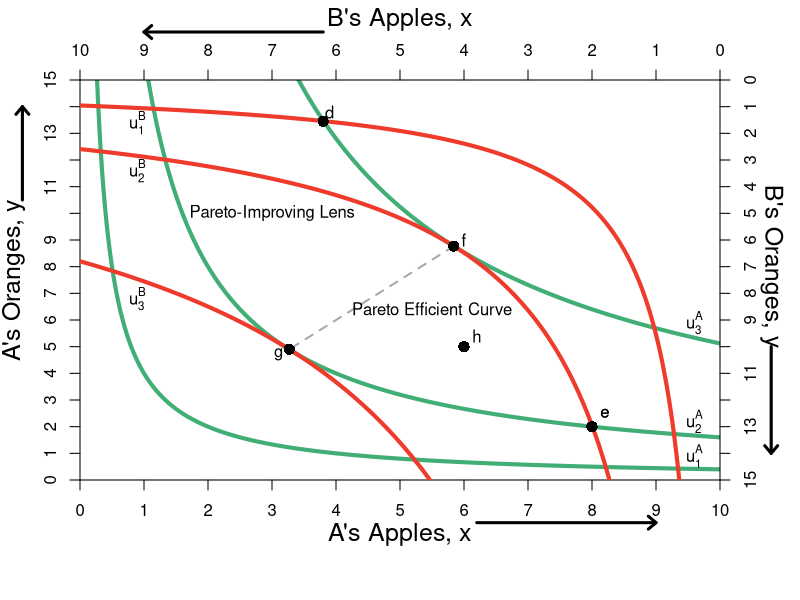

This figure's R source:
require(ggplot2)
require(shape)
pdf(file = "property_fig3.pdf", width = 9, height = 7)

#Set parameters for graphics
axislabelsize <- 1.5

indiffcurveA1 <- function(x, U = 4, A = 1, a = 0.5) {
   ((((U-2)/A)*(1/x)^a)^(1/(1-a)))
}

indiffcurveA2 <- function(x, U = 4, A = 1, a = 0.5) {
  (((U/A)*(1/x)^a)^(1/(1-a)))
}

indiffcurveA3 <- function(x, U = 7.156591, A = 1, a = 0.5) {
  ((((U)/A)*(1/x)^a)^(1/(1-a)))
}

#These functions are for testing a couple of things while troubleshooting the polygon
invParetoEfficient1 <- function(x) {
  14 - (3/2)*x
}

invParetoEfficient2 <- function(x) {
  16 - (3/2)*x
}

#Aisha happens to have found 8 apples and 2 oranges, 
#and Betty happens to have found 2 apples and 13 oranges. 
#Aisha's utility (8^0.5)*(2^0.5) = 4
#Betty's utility (2^0.5)*(13^0.5) = 5.09


COL <- c("#7fc97f", "#beaed4", "#fdc086", "#ffff99")
COLA <- c("#99d8c9","#66c2a4","#41ae76", "#238b45", "#005824")
par(mar =  c(6, 4, 4, 4))
xlims <- c(0, 10)
ylims <- c(0, 15)
xlims2 <- c(10, 0)
ylims2 <- c(15, 0)

plot(0, 0, xlim = xlims, ylim = ylims, type = "n",
     xlab = expression(paste("A's Apples, ", x)),
     ylab = expression(paste("A's Oranges, ", y)), 
     line = 2.5,
     xaxt = "n", 
     yaxt = "n", 
     cex.lab = axislabelsize, 
     bty = "n",
     xaxs="i", 
     yaxs="i")


npts <- 500 
npts2 <- 501
#Specify the sequences of points for graphing. 
xx1 <- seq(xlims[1], xlims[2], length.out = npts)
#xx2 <- seq(xlims[1], xlims[2], length.out = npts)
#xx3 <- seq(xlims[1], xlims[2], length.out = npts2)
#xx4 <- seq(xlims[1], 10, length.out = npts2)

yy1 <- indiffcurveA2(xx1, U = 4, A = 1, a = 0.5)
yy2 <- invParetoEfficient1(xx1)

#Draw the lines for the graphs
lines(xx1, indiffcurveA1(xx1), col = COLA[3], lwd = 4)
lines(xx1, indiffcurveA2(xx1), col = COLA[3], lwd = 4)
lines(xx1, indiffcurveA3(xx1), col = COLA[3], lwd = 4)
#lines(xx1, invParetoEfficient1(xx1), col = COL[2], lwd = 4)
#lines(xx2, solowCondition(xx2, delta = 5), col = COL[3], lwd = 4)
#lines(xx2, solowInfeas(xx2, delta = 5), col = COL[1], lwd = 4, lty = 2)

#Customize ticks and labels for the plot
ticksy <- seq(from = 0, to = 15, by = 1)
ylabels <- seq(from = 0, to = 15, by = 1)
ticksx <- seq(from = 0, to = 10, by = 1)
xlabels <- seq(from = 0, to = 10, by = 1)
axis(1, at = ticksx, pos = 0, labels = xlabels)
axis(2, at = ticksy, pos = 0, labels = ylabels, las = 0)

#Add arrows:
arrows(-0.9, 10.5, -0.9, 14, xpd = TRUE, length=0.1,angle=40,lwd=3)
arrows(6.2, -1.6, 9, -1.6, xpd = TRUE, length=0.1,angle=40,lwd=3)

#Annotation of the three graphs and the NE
text(9.6, 0.9, expression(u[1]^A))
text(9.6, 2.2, expression(u[2]^A))
text(9.6, 5.9, expression(u[3]^A))

#Perhaps useful point to label the unused intersection of the participation constraints
#points(1.34, 12, pch = 16, col = "black", cex = 1.5)

#Line to label B's endowment
#segments(0, 13, 2, 13, lty = 2, col = "darkgray", lwd = 2)
#segments(2, 0, 2, 13, lty = 2, col = "darkgray", lwd = 2)


#Set up second axes and labels

par(new = TRUE)

#Use the same x and ylims as previously, but with locations switched
xlims2 <- c(10, 0)
ylims2 <- c(15, 0)

#Leave the ylab and xlab blank to ensure no axes titles
plot(0, 0, xlim = xlims2, ylim = ylims2, type = "n",
     xlab = expression(paste("")),
     ylab = expression(paste("")),
     xaxt = "n", 
     yaxt = "n", 
     cex.lab = 1.3, 
     bty = "n",
     xaxs="i", 
     yaxs="i")

#Set up axes at sides 3 and 4 (top and right)
axis(side = 3, at = ticksx, pos = 0, labels = xlabels)
axis(side = 4, at = ticksy, pos = 0, labels = ylabels, las = 0)
mtext("B's Apples, x", side=3, line = 2.5, cex = axislabelsize)
text(-0.8, 7, expression(paste("B's Oranges, y")), xpd = TRUE, cex = axislabelsize, srt = 270) 

#Add arrows:
arrows(-0.8, 10, -0.8, 14, xpd = TRUE, length=0.1,angle=40,lwd=3)
arrows(6.2, -1.8, 9, -1.8, xpd = TRUE, length=0.1,angle=40,lwd=3)


#Functions for B's indifference curves
indiffcurveB1 <- function(x, U = 5.09, A = 1, a = 0.5) {
  ((((U-2)/A)*(1/x)^a)^(1/(1-a)))
}

indiffcurveB2 <- function(x, U = 5.09, A = 1, a = 0.5) {
  (((U/A)*(1/x)^a)^(1/(1-a)))
}

indiffcurveB3 <- function(x, U = 8.244574, A = 1, a = 0.5) {
  ((((U)/A)*(1/x)^a)^(1/(1-a)))
}

COLB <- c("#fc9272", "#fb6a4a", "#ef3b2c","#cb181d", "#99000d")

lines(xx1, indiffcurveB1(xx1), col = COLB[3], lwd = 4)
lines(xx1, indiffcurveB2(xx1), col = COLB[3], lwd = 4)
lines(xx1, indiffcurveB3(xx1), col = COLB[3], lwd = 4)
#lines(xx1, invParetoEfficient2(xx1), col = COLB[3], lwd = 4)

#Label B's indifference curves
text(9.1, 1.6, expression(u[1]^B))
text(9.1, 3.4, expression(u[2]^B))
text(9.1, 8.2, expression(u[3]^B))

#Add a point for the initial endowment
points(2, 13, pch = 16, col = "black", cex = 1.5)
text(1.8, 12.5, expression(e))

#Add point for comparison to participation constraint
points(6.2, 1.55, pch = 16, col = "black", cex = 1.5)
text(6.1, 1.2, expression(d))

#Pareto efficiency curve
segments(4.16, 6.23, 6.73, 10.1, lty = 2, col = "darkgray", lwd = 2)
text(4.5, 8.6, expression("Pareto Efficient Curve"))

#Calculate TIOLI power allocation for B
#mrs(x,y) => pareto efficient curve is (3/2)x = y
#A's initital utility is 4 = u(8,2) = (8^0.5)*(2^0.5)
#Therefore substitute in the contract curve u_e^A = 4 = (x^A)^(0.5)(3/2*x^A)^0.5
# => x^A = 4/((3/2)^0.5) = 3.27 => x^B = 6.73
# => y^A = 3/2(x^A) = 4.9 => y^B = 10.1

#Add point g for B's TIOLI power
points(6.73, 10.1, pch = 16, col = "black", cex = 1.5)
text(6.9, 10.3, expression(g))

#Calculate TIOLI power allocation for A
#mrs(x,y) => pareto efficient curve is (3/2)x = y
#A's initital utility is 4 = u(8,2) = (8^0.5)*(2^0.5)
#Therefore substitute in the contract curve u_e^A = 4 = (x^A)^(0.5)(3/2*x^A)^0.5
# => x^B = 5.09/((3/2)^0.5) = 4.16 => x^A = 5.84
# => y^B = 3/2(x^B) = 6.23 => y^A = 8.77 
#=> u^A = (5.84^0.5)*(8.77^0.5) = 7.156591
#Add point f for A's TIOLI power
points(4.16, 6.23, pch = 16, col = "black", cex = 1.5)
text(4, 6, expression(f))

#Annotating B's endowment
text(1.8, 12.5, expression(e))

#Annotating a point that is a Pareto improvement over e.
points(4, 10, pch = 16, col = "black", cex = 1.5)
text(3.8, 9.6, expression(h))

#Polygon and Label for the Pareto-Improving Lens --- haven't figured this out yet
yy1 <- indiffcurveB2(xx1, U = 5.09, A = 1, a = 0.5)
yy2 <- invParetoEfficient2(xx1)
#polygon(c(xx1, xx1[432]), c(yy1, yy1[432]), col="powderblue", density=NULL, border = NA)
text(7, 5, expression(paste("Pareto-Improving Lens")))

dev.off()

